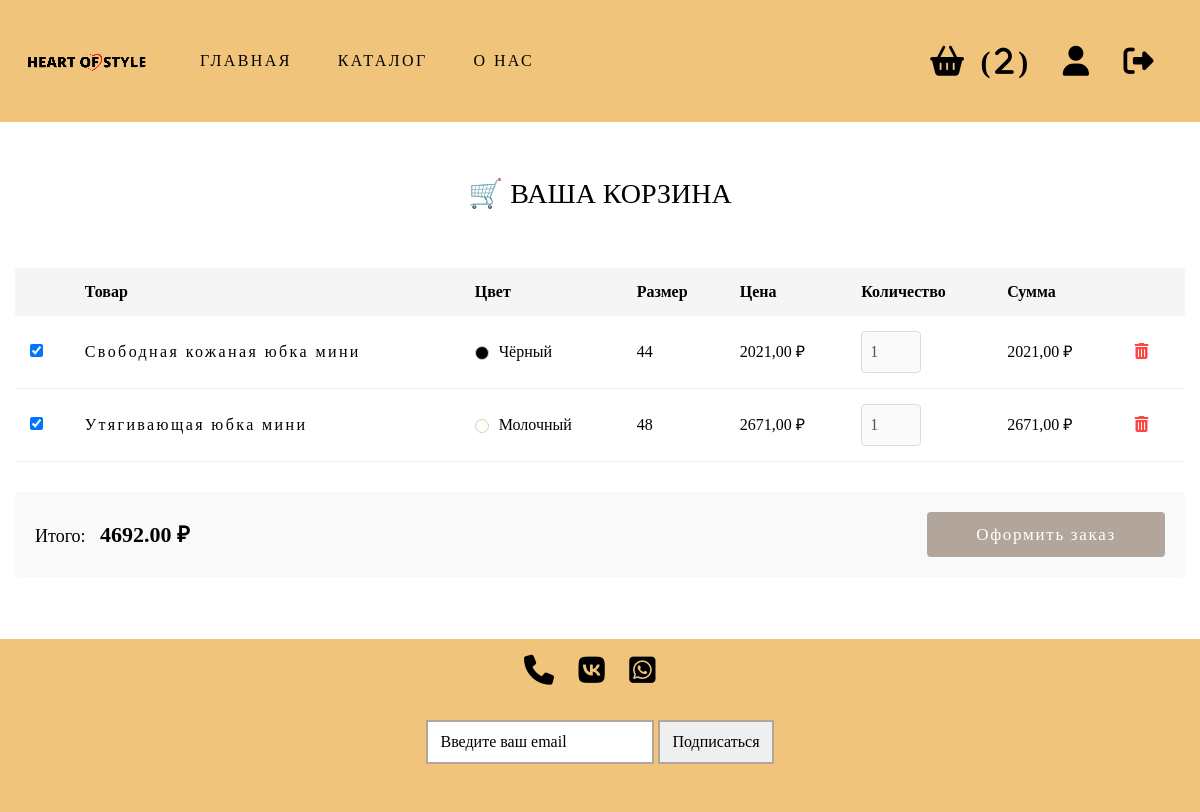
The page /cart/ (signed in) on the database its author committed.
### backend/general/models.py (models this page shows, shortened)
class Cart(models.Model):
    user = models.OneToOneField(User, on_delete=models.CASCADE)
    created_at = models.DateTimeField(auto_now_add=True)
    updated_at = models.DateTimeField(auto_now=True)
    @property
    def total_items(self):
        return self.items.count()

class CartItem(models.Model):
    cart = models.ForeignKey(Cart, related_name='items', on_delete=models.CASCADE)
    product = models.ForeignKey(Product, on_delete=models.CASCADE)
    color = models.ForeignKey(Color, on_delete=models.SET_NULL, null=True, blank=True)
    size = models.ForeignKey(Size, on_delete=models.SET_NULL, null=True, blank=True)
    quantity = models.PositiveIntegerField(default=1)
    @property
    def total_price(self):
        return self.product.price * self.quantity

class Product(models.Model):
    name = models.CharField(max_length=100)
    description = models.TextField()
    price = models.DecimalField(max_digits=10, decimal_places=2)
    created_at = models.DateTimeField(auto_now_add=True)
    def get_absolute_url(self):
        return reverse('product_detail', args=[str(self.pk)])

class Color(models.Model):
    name = models.CharField(max_length=100)
    hex_code=models.CharField(max_length=7, default='#FFFFFF')

class Size(models.Model):
    name = models.CharField(max_length=100)

### backend/general/views.py (the view)
# urls.py: path('cart/', cart, name='cart'),
@login_required
def cart(request):
    if request.user.is_superuser:
        return redirect('admin_order')
    if not request.user.is_authenticated:
        return redirect('index')
    items = CartItem.objects.filter(cart__user=request.user).select_related('product', 'color', 'size')
    latest_images = (
        ProductImage.objects
        .values('product', 'color')
        .annotate(latest_id=Max('id'))
        .values_list('latest_id', flat=True)
    )
    images = (
        ProductImage.objects
        .filter(id__in=latest_images)
        .select_related('product', 'color')
    )
    image_map = {
        (img.product.id, img.color.id): img
        for img in images
    }
    for item in items:
        key = (item.product.id, item.color.id if item.color else None)
        item.image = image_map.get(key)
    total_price = sum(item.total_price for item in items)
    return render(request, 'cart.html', {
        'items': items,
        'cart': {
            'total_price': total_price
        }
    })

### frontend/templates/cart.html (shortened to what this page needs)
{% extends 'base.html' %}
{% load static %}
{% block content %}
<div class="cart-container">
    <h1 class="cart-title">🛒 Ваша корзина</h1>
    {% if items %}
    <div class="cart-items">
        <form method="post" action="{% url 'proceed_to_order' %}" id="cart-form">
            <table class="cart-table">
                <thead>
                    <tr>
                        <th></th>
                        <th>Товар</th>
                        <th>Цвет</th>
                        <th>Размер</th>
                        <th>Цена</th>
                        <th>Количество</th>
                        <th>Сумма</th>
                        <th></th>
                    </tr>
                </thead>
                <tbody>
                    {% for item in items %}
                    <tr class="cart-item">
                        <td>
                            <input type="checkbox"
                                   name="selected_items"
                                   value="{{ item.id }}"
                                   class="select-item"
                                   data-total="{{ item.total_price }}"
                                   checked>
                        </td>
                        <td>
                            <a href="{{ item.product.get_absolute_url }}" class="cart-product-link">
                                {{ item.product.name }}
                            </a>
                        </td>
                        <td>
                            {% if item.color %}
                                <div class="color-dot" style="background: {{ item.color.hex_code }};"></div>
                                {{ item.color.name }}
                            {% else %}
                                —
                            {% endif %}
                        </td>
                        <td>{{ item.size.name|default:"—" }}</td>
                        <td>{{ item.product.price }} ₽</td>
                        <td>
                            <input type="number"
                                   name="quantity_{{ item.id }}"
                                   value="{{ item.quantity }}"
                                   min="1"
                                   class="quantity-input"
                                   disabled>
                        </td>
                        <td>{{ item.total_price }} ₽</td>
                        <td>
                            <button type="button"
                                    class="remove-btn"
                                    onclick="removeFromCart({{ item.id }}, '{{ csrf_token }}')">
                                <i class="fas fa-trash-alt"></i>
                            </button>
                        </td>
                    </tr>
                    {% endfor %}
                </tbody>
            </table>
            <div class="cart-summary">
                <div class="cart-total">
                    <span>Итого:</span>
                    <span class="total-price" id="total-price-display">0 ₽</span>
                </div>
                <div class="form-row">
                    <button type="submit" class="btn" id="checkout-btn">
                        Оформить заказ
                    </button>
                </div>
            </div>
        </form>
    </div>
    {% endif %}
</div>
{% endblock %}

### frontend/templates/base.html (shortened to what this page needs)
{% load static %}
<!DOCTYPE html>
<html lang="en">
<head>
    <link rel="stylesheet" href="{% static 'my_css/font_awesome.css' %}">
    <link rel="stylesheet" href="{% static 'bootstrap.min.css' %}">
    <link rel="stylesheet" href="{% static 'my_css/style.css' %}">
</head>
<body class="d-flex flex-column min-vh-100">
    <nav class="navbar navbar-expand-lg bg-body-tertiary">
        <div class="container-fluid">
            <img src="{% static 'img/logo.png' %}" alt="Логотип" class="logo">
            {% if not user.is_superuser %}
            <div class="collapse navbar-collapse" id="navbarSupportedContent">
                <ul class="navbar-nav me-auto mb-2 mb-lg-0">
                    <li class="nav-item">
                        <a class="nav-link active" href="{% url 'index' %}">Главная</a>
                    </li>
                    <li class="nav-item">
                        <a class="nav-link active" href="{% url 'catalog' %}">Каталог</a>
                    </li>
                    <li class="nav-item">
                        <a class="nav-link active" href="{%url 'about'%}">О нас</a>
                    </li>
                </ul>
                {% endif %}
                <form class="d-flex" role="search">
                    {% if not user.is_authenticated %}
                        <a class="fa-solid fa-right-to-bracket fa active" href="{% url 'login' %}" title="Войти"></a>
                    {% else %}
                        {% if user.is_superuser %}
                            <a class="fa-solid fa-book fa active" href="{% url 'admin_order' %}" title="Заказы (админ)"></a>
                        {% else %}
                            <a href="{% url 'cart' %}" class="fa-solid fa-basket-shopping fa active" title="Корзина">
                                (<span class="cart-counter">{{ request.user.cart.total_items|default:0 }}</span>)
                            </a>
                            <a class="fa-solid fa-user fa active" href="{% url 'profile' %}" title="Профиль"></a>
                        {% endif %}
                        <a class="fa-solid fa-right-from-bracket fa active" href="{% url 'logout' %}" title="Выйти"></a>
                    {% endif %}
                </form>
            </div>
        </div>
    </nav>
    <div class="container flex-grow-1">
        {% block content %}{% endblock %}
    </div>
    <footer class="text-center py-3">
        <div class="footer center">
            <a href="#" class="me-3 fa-solid fa-phone fa active" title="Позвонить"></a>
            <a href="#" class="me-3 fa-brands fa-vk fa active" title="VK"></a>
            <a href="#" class="me-3 fa-brands fa-square-whatsapp fa active" title="WhatsApp"></a>
        </div>
        <form>
            <input type="email" placeholder="Введите ваш email">
            <button type="submit">Подписаться</button>
        </form>
    </footer>
</body>
</html>

### frontend/static/my_css/style.css (style rules this page uses)
:root { --two-color: #B1A59C; --main-color: rgb(240, 197, 123); --main-font: "Playfair Display" }
html, body { font-family: "Alegreya Sans"; color: black; font-size: 16px; margin: 0; padding: 0; width: 100%; min-height: 100vh; }
h1, h2, h3, h4, h5, h6 { padding: 0; margin: 0; text-transform: uppercase; }
h1 { text-align: center; padding-top: 25px; padding-bottom: 25px; }
ul, li { display: block; text-transform: uppercase; }
a.active, a, a:hover, a:visited, a.active:visited { color: black; text-decoration: none; letter-spacing: 0.15em; transition: transform 0.2s; }
footer { position: relative; bottom: 0; right: 0; left: 0; }
.navbar { width: 100%; position: fixed; z-index: 200; height: 122px; }
.navbar, footer { background-color: var(--main-color) ; }
img.logo { margin-bottom: 36px; margin-right: 30px; }
.fa { font-size: 30px; }
a.active { margin-right: 30px; }
.fa-solid { transition: transform 0.2s; }
.container { width: 100%; max-width: 100%; padding: 0; margin: 0; padding-top: 122px; }
.footer.center { margin-bottom: 20px; }
form input[type="email"], form button[type="submit"] { border: 2px solid var(--two-color); padding: 8px 12px; }
input::placeholder { color: black; }
.btn { display: flex; justify-content: center; align-items: center; font-size: 17px; letter-spacing: 0.1em; padding: 17px 47px; width: 238px; border: 1px solid black; }
form { margin: 2em 0; }
a, a:hover, a:visited { color: black; text-decoration: none; transition: transform 0.2s; }
.cart-container { max-width: 1200px; margin: 0 auto; padding: 30px 15px; }
.cart-title { font-size: 28px; margin-bottom: 30px; text-align: center; }
.cart-table { width: 100%; border-collapse: collapse; margin-bottom: 30px; }
.cart-table th { background: #f5f5f5; padding: 12px 15px; text-align: left; }
.cart-table td { padding: 15px; border-bottom: 1px solid #eee; vertical-align: middle; }
.cart-product-link { display: flex; align-items: center; color: inherit; text-decoration: none; }
.quantity-input { width: 60px; padding: 8px; border: 1px solid #ddd; border-radius: 4px; }
.remove-btn { background: none; border: none; color: #ff4444; cursor: pointer; font-size: 16px; }
.cart-summary { display: flex; justify-content: space-between; align-items: center; padding: 20px; background: #f9f9f9; border-radius: 4px; }
.cart-total { font-size: 18px; }
.total-price { font-weight: bold; font-size: 22px; margin-left: 10px; }
.color-dot { display: inline-block; width: 14px; height: 14px; border-radius: 50%; margin-right: 6px; border: 1px solid #ccc; vertical-align: middle; }
.btn { background-color: var(--two-color); color: white; display: block; margin: 0 auto; transition: none !important; }

### rows shown on the page
CartItem: product.name "Свободная кожаная юбка мини", color.name "Чёрный", size.name "44", product.price "2021,00", quantity "1", total_price "2021,00"
CartItem: product.name "Утягивающая юбка мини", color.name "Молочный", size.name "48", product.price "2671,00", quantity "1", total_price "2671,00"

### other values the page prints
{{ request.user.cart.total_items|default:0 }} "2"
